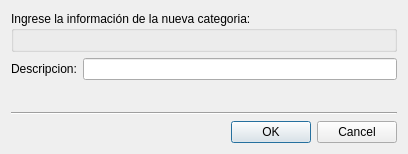
<?xml version="1.0" encoding="UTF-8"?>
<ui version="4.0">
 <class>NuevaCategoria</class>
 <widget class="QDialog" name="NuevaCategoria">
  <property name="geometry">
   <rect>
    <x>0</x>
    <y>0</y>
    <width>408</width>
    <height>154</height>
   </rect>
  </property>
  <property name="sizePolicy">
   <sizepolicy hsizetype="Preferred" vsizetype="Fixed">
    <horstretch>0</horstretch>
    <verstretch>0</verstretch>
   </sizepolicy>
  </property>
  <property name="maximumSize">
   <size>
    <width>16777215</width>
    <height>250</height>
   </size>
  </property>
  <property name="windowTitle">
   <string>Nueva categoria</string>
  </property>
  <layout class="QGridLayout" name="gridLayout">
   <item row="5" column="0">
    <widget class="QDialogButtonBox" name="buttonBox">
     <property name="orientation">
      <enum>Qt::Horizontal</enum>
     </property>
     <property name="standardButtons">
      <set>QDialogButtonBox::Cancel|QDialogButtonBox::Ok</set>
     </property>
    </widget>
   </item>
   <item row="2" column="0">
    <widget class="QGroupBox" name="groupBox">
     <property name="sizePolicy">
      <sizepolicy hsizetype="Preferred" vsizetype="Fixed">
       <horstretch>0</horstretch>
       <verstretch>0</verstretch>
      </sizepolicy>
     </property>
     <property name="title">
      <string>Ingrese la información de la nueva categoria:</string>
     </property>
     <layout class="QGridLayout" name="gridLayout_2"/>
    </widget>
   </item>
   <item row="3" column="0">
    <layout class="QFormLayout" name="formLayout">
     <property name="fieldGrowthPolicy">
      <enum>QFormLayout::ExpandingFieldsGrow</enum>
     </property>
     <item row="0" column="0">
      <widget class="QLabel" name="lbldescripcion">
       <property name="text">
        <string>Descripcion:</string>
       </property>
       <property name="buddy">
        <cstring>txtCategoria</cstring>
       </property>
      </widget>
     </item>
     <item row="0" column="1">
      <widget class="QLineEdit" name="txtCategoria"/>
     </item>
     <item row="1" column="0">
      <widget class="QLabel" name="lblNotas">
       <property name="text">
        <string/>
       </property>
      </widget>
     </item>
    </layout>
   </item>
   <item row="4" column="0">
    <widget class="Line" name="line">
     <property name="orientation">
      <enum>Qt::Horizontal</enum>
     </property>
    </widget>
   </item>
  </layout>
 </widget>
 <resources/>
 <connections>
  <connection>
   <sender>buttonBox</sender>
   <signal>accepted()</signal>
   <receiver>NuevaCategoria</receiver>
   <slot>accept()</slot>
   <hints>
    <hint type="sourcelabel">
     <x>248</x>
     <y>254</y>
    </hint>
    <hint type="destinationlabel">
     <x>157</x>
     <y>274</y>
    </hint>
   </hints>
  </connection>
  <connection>
   <sender>buttonBox</sender>
   <signal>rejected()</signal>
   <receiver>NuevaCategoria</receiver>
   <slot>reject()</slot>
   <hints>
    <hint type="sourcelabel">
     <x>316</x>
     <y>260</y>
    </hint>
    <hint type="destinationlabel">
     <x>286</x>
     <y>274</y>
    </hint>
   </hints>
  </connection>
 </connections>
</ui>
